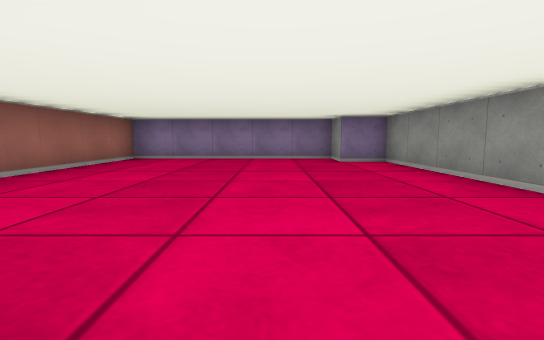
[1] (above)

19 first-person views from a walk through a cub3D level. The camera is about half as high as the walls, tilts 6° down and sees 85° across. The floor is counted in squares. Each view is taken from the middle of a square. On the plan, view 1 faces up. The plan holds only what a view shows up to about 9 squares ahead; the rest is blank.

[2]
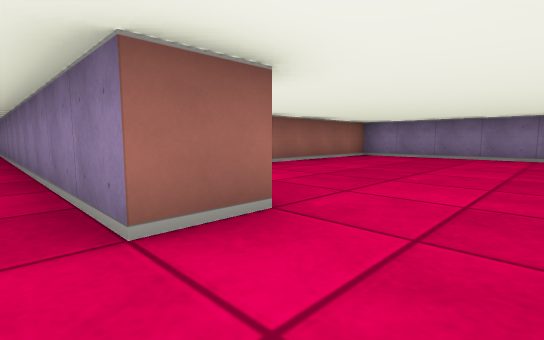

[3]
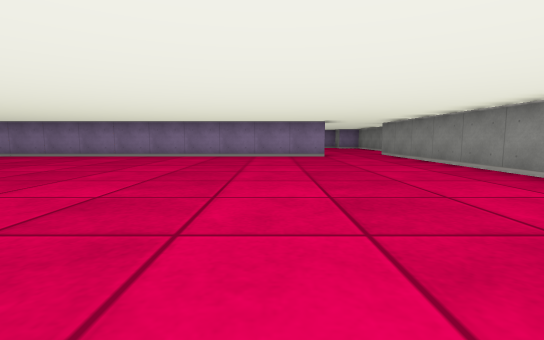

[4]
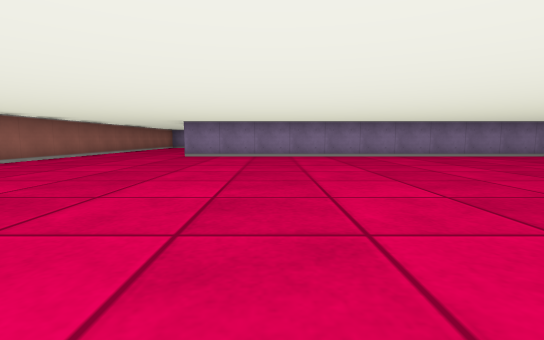

[5]
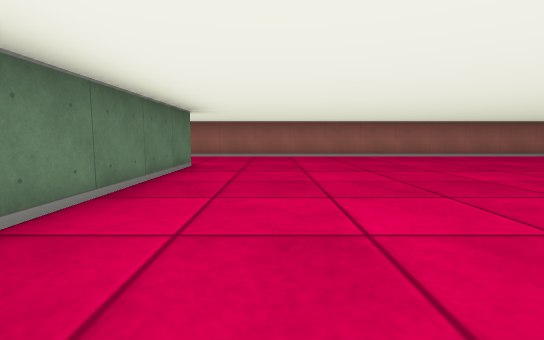

[6]
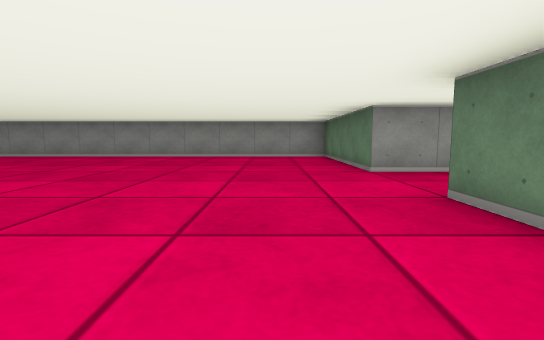

[7]
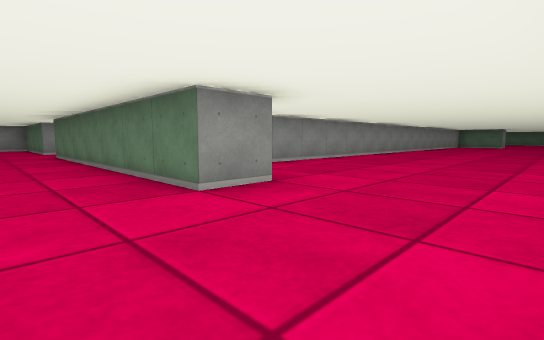

[8]
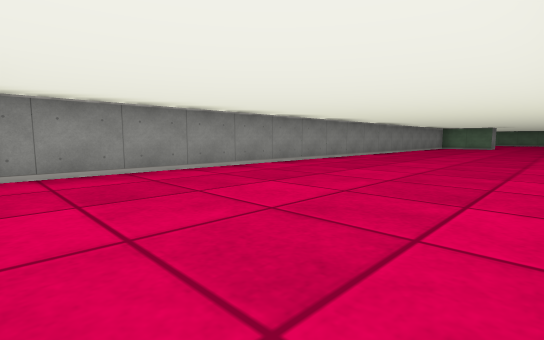

[9]
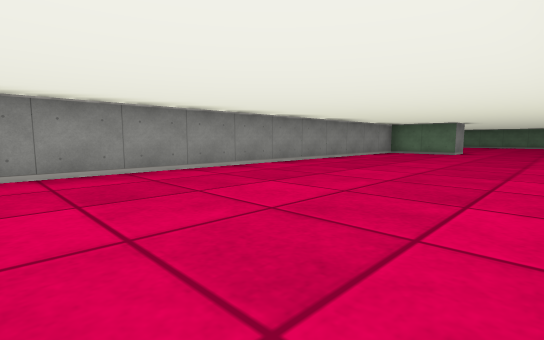

[10]
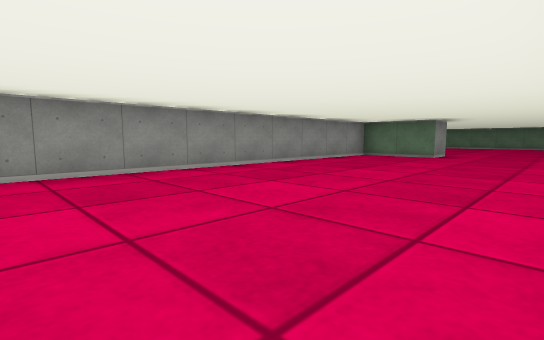

[11]
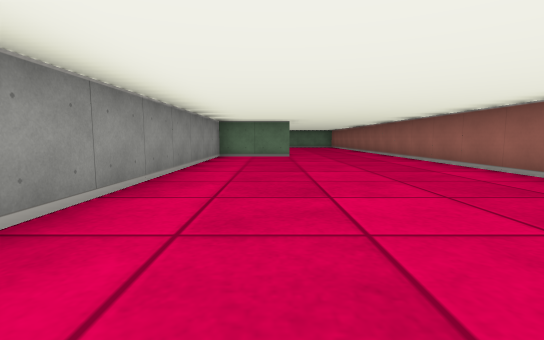

[12]
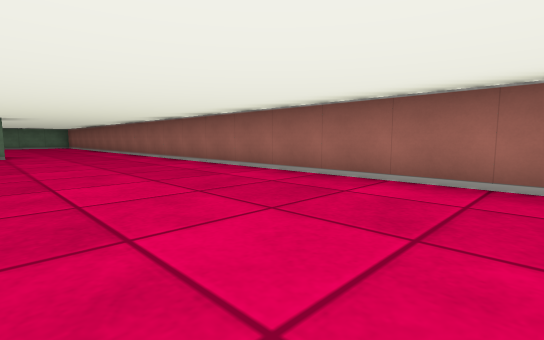

[13]
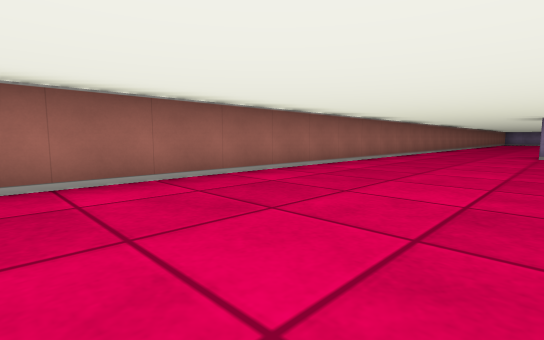

[14]
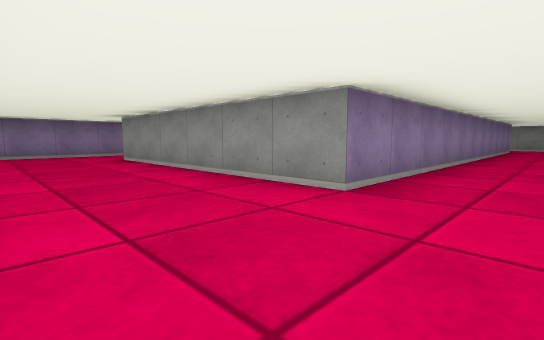

[15]
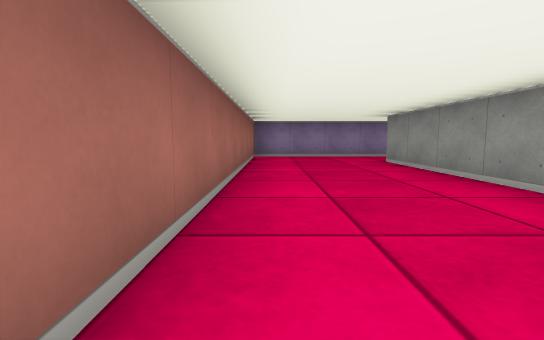

[16]
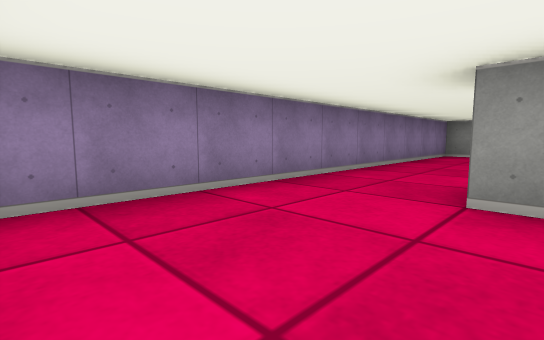

[17]
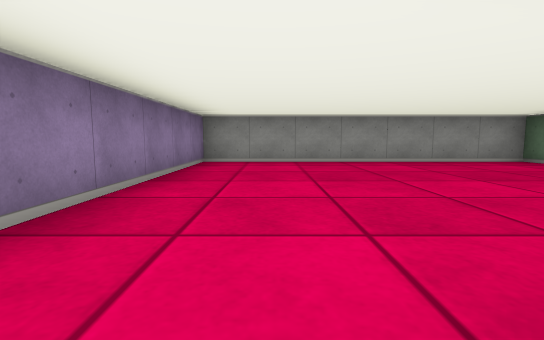

[18]
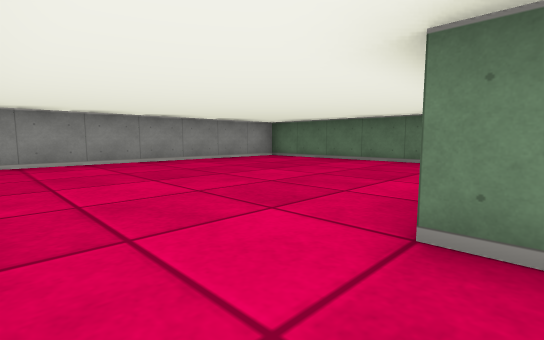

[19]
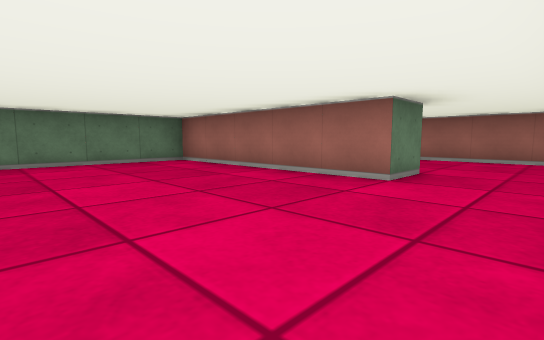

### Floor plan
Points are (right, up) in squares from view 1. A wall is a line through its corners. A room is listed if a view was taken in it or the views show most of it. See-through windows are left out.
Room 1 (view 1)
walls: (-0.5, 0.5) (-0.5, -0.5); (2.5, 2.6) (2.5, 6.5) (1.5, 6.5) (1.5, 7.5) (-3.5, 7.5) (-3.5, 3.5)
ways out: opening at (0.5, 0) to room 2; opening at (2, 1.5)
Room 2 (views 2, 3, 4, 5, 6, 7, 8, 9, 10, 11, 12, 13, 14, 15, 16, 17, 18)
walls: (-11.5, -11.5) (-11.5, -10.5) (-4.5, -10.5); (-2.5, -10.5) (1.5, -10.5) (1.5, 0.1); (-0.5, -0.5) (-11.5, -0.5) (-11.5, 5.5) (-10.5, 5.5); (-10.5, 7.5) (-14.5, 7.5) (-14.5, -29.1); (-11.5, -29.5) (-11.5, -28.5) (-9.5, -28.5) (-9.5, -12.1)
ways out: opening at (0.5, 0) to room 1; opening at (-11, 6.5) to room 3; opening at (-13, -30); opening at (-3.5, -11)
Room 3 (view 19)
walls: (-10.5, 5.5) (-10.5, 0.5) (-4.5, 0.5) (-4.5, 7.5) (-10.5, 7.5)
ways out: opening at (-11, 6.5) to room 2

Positions as (right, up) in squares from view 1, and headings:
1: (0, 0), facing up
2: (1, -1), facing up-left
3: (-2, -9), facing up
4: (-9, -9), facing up
5: (-6, -9), facing left
6: (-7, -9), facing right
7: (-14, -9), facing down-right
8: (-14, -12), facing down-right
9: (-14, -18), facing down-right
10: (-14, -20), facing down-right
11: (-11, -20), facing down
12: (-11, -19), facing down-left
13: (-11, -21), facing up-left
14: (-14, -2), facing up-right
15: (-14, -1), facing up
16: (-14, 5), facing up-right
17: (-11, 6), facing right
18: (-11, 7), facing down-right
19: (-7, 7), facing down-left
